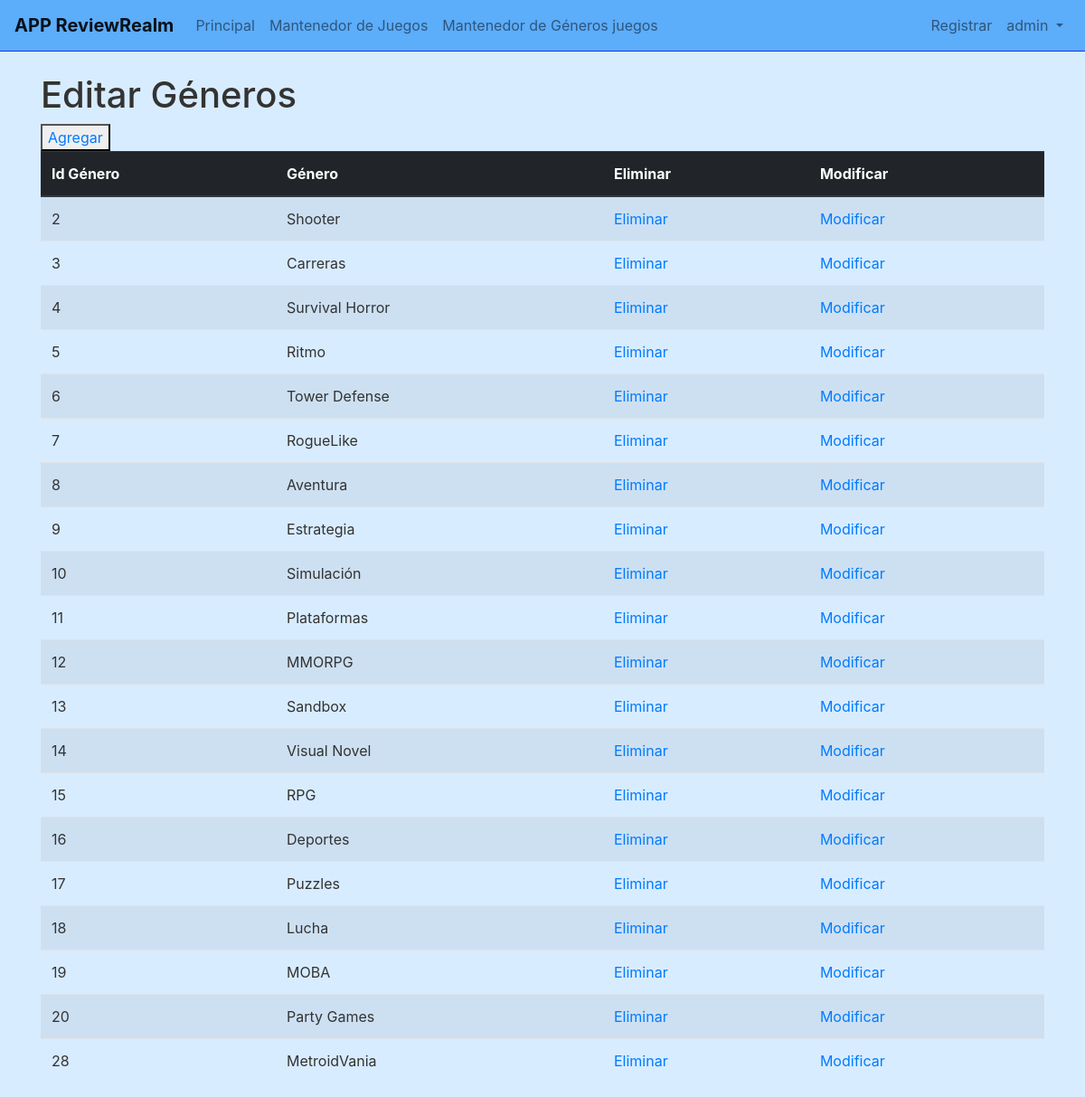
The app's page /Administrador/generosJuegos_del/1 (signed in) with its own data.
### ReviewRealm/models.py (models this page shows, shortened)
class Genero_Juego(models.Model):
    id_genero_juego = models.AutoField(db_column='idGeneroJuego', primary_key=True)
    nombre_genero = models.CharField(max_length=100, blank=False, null=False)

### Administrador/views.py (the view)
# urls.py: path('generosJuegos_del/<str:pk>', views.generosJuegos_del, name = 'generosJuegos_del'),
@login_required
@staff_required
def generosJuegos_del(request, pk):
    mensajes=[]
    errores=[]
    generos_juegos = Genero_Juego.objects.all()
    try:
        genero_juego = Genero_Juego.objects.get(id_genero_juego=pk)
        context={}
        if genero_juego:
            genero_juego.delete()
            mensajes.append("Bien, datos eliminados...")
            context = {'generos_juegos':generos_juegos, 'mensajes':mensajes, 'errores':errores}
            return render(request, 'Administrador/generos_juegos_list.html', context)
    except:
        print("Error,id no existe...")
        generos_juegos=Genero_Juego.objects.all()
        mensaje="Error, id no existe"
        context={'mensaje':mensaje, 'generos_juegos':generos_juegos}
        return render(request, 'Administrador/generos_juegos_list.html', context)

### Administrador/templates/Administrador/generos_juegos_list.html (shortened to what this page needs)
{% extends 'Administrador/base.html' %}
{% load static %}
{% block content %}
    <div class="container mt-4">
        <h1>Editar Géneros</h1>
        <button type="button">
            <a href="{% url 'generosJuegosAdd' %}"> Agregar </a>
        </button>
        <table class="table table-striped">
            {% if generos_juegos %}
                <thead class="thead-dark">
                    <tr>
                        <th>Id Género</th>
                        <th>Género</th>
                        <th>Eliminar</th>
                        <th>Modificar</th>
                    </tr>
                </thead>
                {% for x in generos_juegos %}
                <tr>
                    <td>{{ x.id_genero_juego }}</td>
                    <td>{{ x.nombre_genero}}</td>
                    <td><a href="{% url 'generosJuegos_del' pk=x.id_genero_juego %}">Eliminar</a></td>
                    <td><a href="{% url 'generosJuegos_edit' pk=x.id_genero_juego %}">Modificar</a></td>
                </tr>
                {% endfor %}
            {% endif %}
        </table>
    </div>
{% endblock %}

### Administrador/templates/Administrador/base.html (shortened to what this page needs)
{% load static %}
<!DOCTYPE html>
<html lang="en">
<head>
    <link rel="stylesheet" href="https://cdn.jsdelivr.net/npm/bootstrap@4.0.0/dist/css/bootstrap.min.css">
    <link rel="stylesheet" href="https://cdnjs.cloudflare.com/ajax/libs/font-awesome/5.15.3/css/all.min.css">
</head>
<body>
    <nav class="navbar navbar-expand-lg navbar-light bg-light">
        <a class="navbar-brand" href="{% url 'index' %}">APP  ReviewRealm</a>
        <div class="collapse navbar-collapse" id="navbarNav">
            <ul class="navbar-nav mr-auto">
                <li class="nav-item">
                    <a class="nav-link" href="{% url 'menu' %}"> Principal </a>
                </li>
                <li class="nav-item">
                    <a class="nav-link" href="{% url 'crud' %}">Mantenedor de Juegos</a>
                </li>
                <li class="nav-item">
                    <a class="nav-link" href="{% url 'crud_generos_juegos' %}">Mantenedor de Géneros juegos</a>
                </li>
            </ul>
            <ul class="navbar-nav ml-auto">
                <li class="nav-item">
                    <a class="nav-link" href="{% url 'registro' %}"> Registrar </a>
                </li>
                    <a class="nav-link dropdown-toggle highlight-username" href="#" id="navbarDropdown" role="button" data-toggle="dropdown" aria-haspopup="true" aria-expanded="false">
                        {% if user.is_authenticated %}
                            {{user}}
                        {% else %}
                            <a class="nav-link" href="{% url 'login' %}">Iniciar Sesión</a>
                        {% endif %}
                    </a>
            </ul>
        </div>
    </nav>
    {% block content %}{% endblock %}
</body>
</html>

### Administrador/templates/Administrador/base.html (style rules this page uses)
body { background-color: #d8ecff; color: #333; }
.navbar { background-color: #5cadfa !important; border-bottom: 1px solid #1e2cf3; }
.navbar-brand { font-weight: bold; }
.nav-link { color: #555; }

### records on screen
Genero_Juego: id_genero_juego "2", nombre_genero "Shooter"
Genero_Juego: id_genero_juego "3", nombre_genero "Carreras"
Genero_Juego: id_genero_juego "4", nombre_genero "Survival Horror"
Genero_Juego: id_genero_juego "5", nombre_genero "Ritmo"
Genero_Juego: id_genero_juego "6", nombre_genero "Tower Defense"
Genero_Juego: id_genero_juego "7", nombre_genero "RogueLike"
Genero_Juego: id_genero_juego "8", nombre_genero "Aventura"
Genero_Juego: id_genero_juego "9", nombre_genero "Estrategia"
Genero_Juego: id_genero_juego "10", nombre_genero "Simulación"
Genero_Juego: id_genero_juego "11", nombre_genero "Plataformas"
Genero_Juego: id_genero_juego "12", nombre_genero "MMORPG"
Genero_Juego: id_genero_juego "13", nombre_genero "Sandbox"
Genero_Juego: id_genero_juego "14", nombre_genero "Visual Novel"
Genero_Juego: id_genero_juego "15", nombre_genero "RPG"
Genero_Juego: id_genero_juego "16", nombre_genero "Deportes"
Genero_Juego: id_genero_juego "17", nombre_genero "Puzzles"
Genero_Juego: id_genero_juego "18", nombre_genero "Lucha"
Genero_Juego: id_genero_juego "19", nombre_genero "MOBA"
Genero_Juego: id_genero_juego "20", nombre_genero "Party Games"
Genero_Juego: id_genero_juego "28", nombre_genero "MetroidVania"

### other values on screen
{{ user }} "admin"
